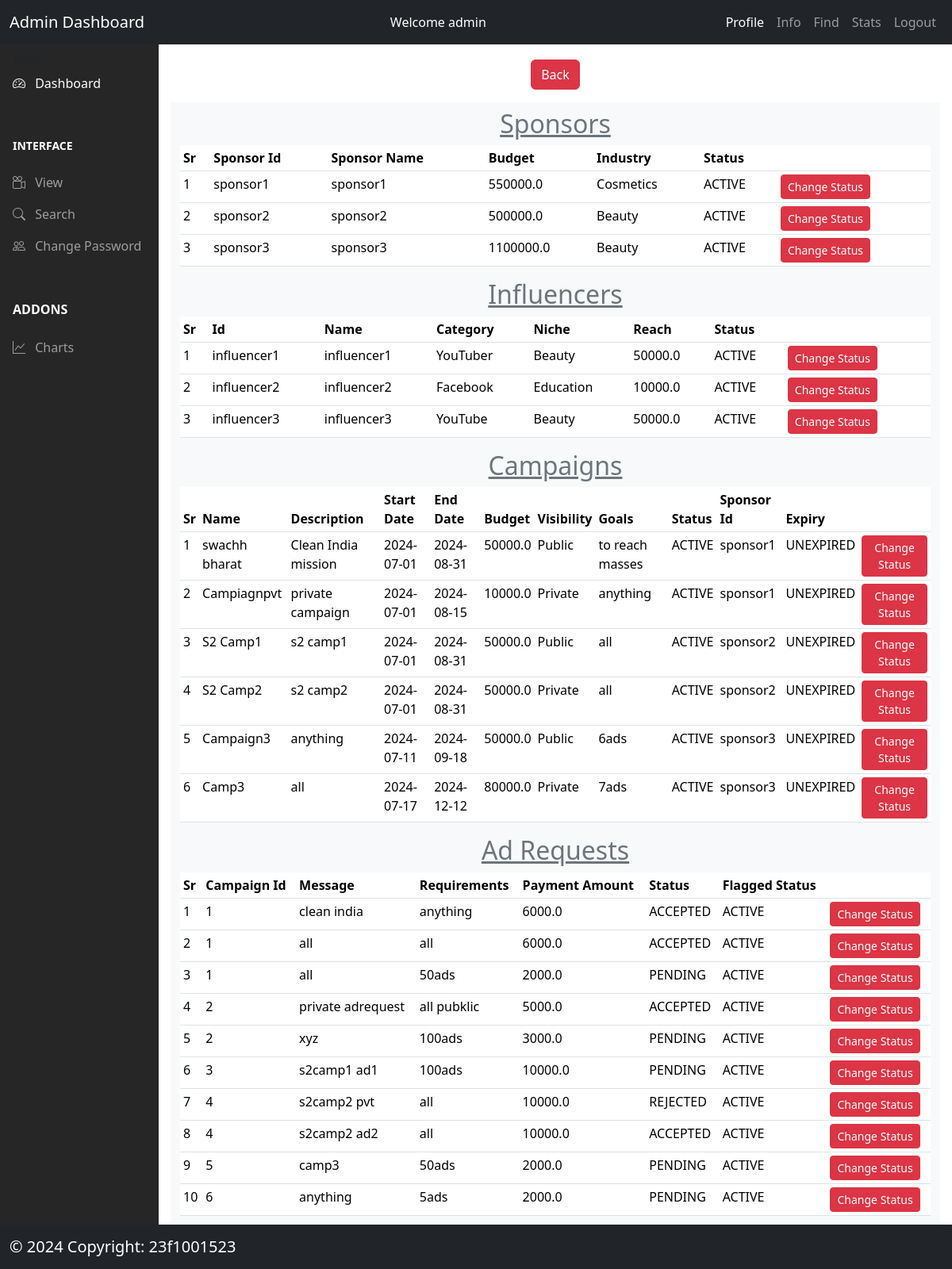
The page /admin/info (signed in) on the database as committed earlier.
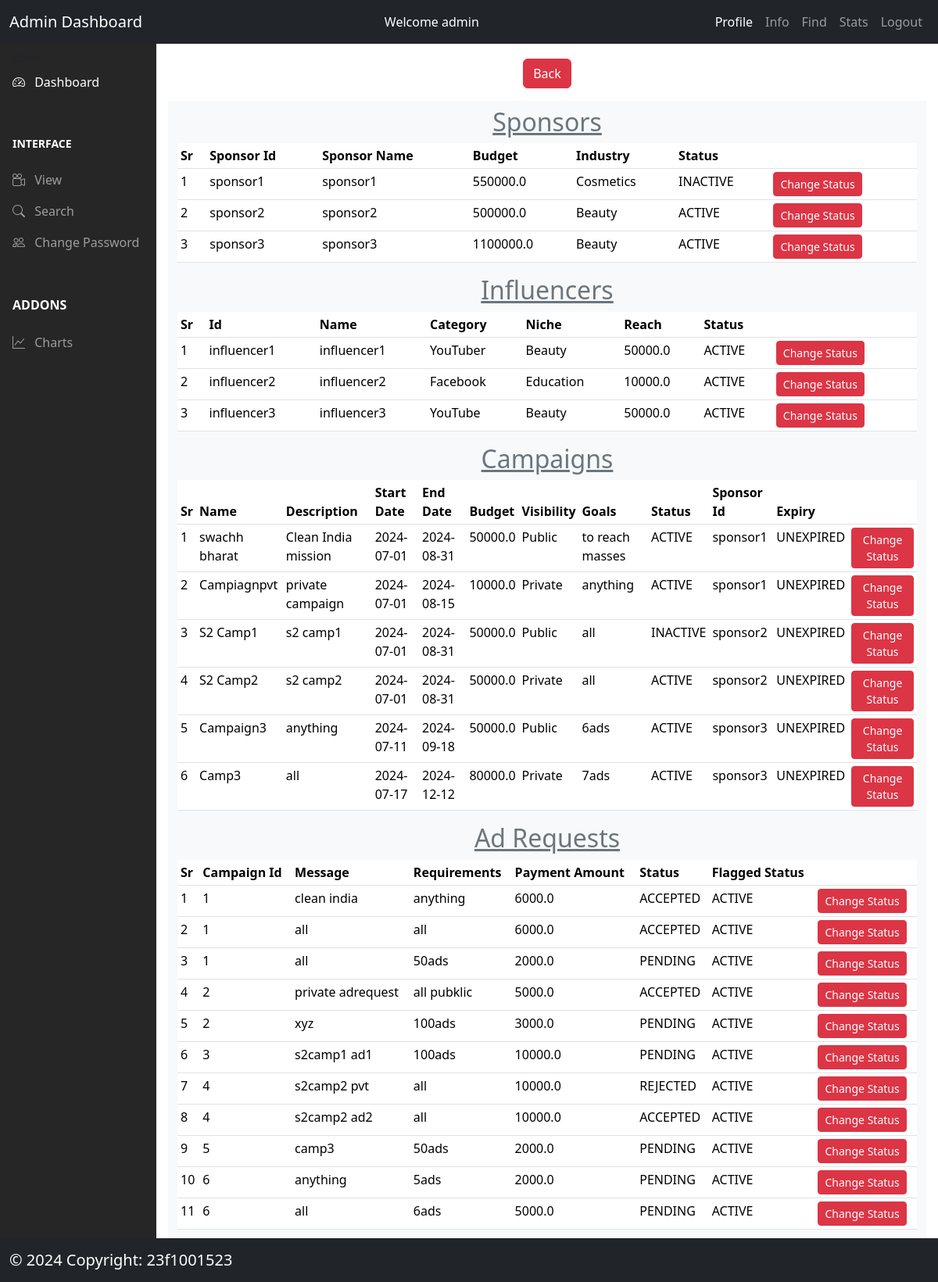
The same page on the database as committed later.
### models/model.py (models this page shows, shortened)
class Sponsor(db.Model):
  __tablename__ = "sponsors"
  id = db.Column(db.Integer, autoincrement=True, primary_key=True)
  sponsor_id = db.Column(db.String(200), nullable=False, unique=True)
  sponsor_name = db.Column(db.String(300), nullable=False)
  sponsor_password = db.Column(db.String(50), nullable=False)
  industry = db.Column(db.String(200), nullable=False)
  budget = db.Column(db.Float, nullable=False)
  status = db.Column(db.String(200), nullable=False)
  campaigns = db.relationship("Campaign", backref="sponsor", lazy=True)
  create_date = db.Column(db.DateTime, default=datetime.now(timezone.utc))

class Influencer(db.Model):
  __tablename__ = "influencers"
  id = db.Column(db.Integer, autoincrement=True, primary_key=True)
  influencer_id = db.Column(db.String(200), nullable=False, unique=True)
  influencer_name = db.Column(db.String(200), nullable=False)
  influencer_password = db.Column(db.String(50), nullable=False)
  category = db.Column(db.String(200), nullable=False)
  niche = db.Column(db.String(200), nullable=False)
  reach = db.Column(db.Float, nullable=False)
  status = db.Column(db.String(200), nullable=False)
  create_date = db.Column(db.DateTime, default=datetime.now(timezone.utc))
  adrequest = db.relationship("AdRequest", backref="influencer", lazy=True)
  negotiations = db.relationship('Negotiation',
                                 backref='incluencer',
                                 lazy=True)

class Campaign(db.Model):
  __tablename__ = 'campaigns'
  campaign_id = db.Column(db.Integer, autoincrement=True, primary_key=True)
  name = db.Column(db.String(200), nullable=False)
  description = db.Column(db.String(500), nullable=False)
  start_date = db.Column(db.String(200), nullable=False)
  end_date = db.Column(db.String(200), nullable=False)
  budget = db.Column(db.Float, nullable=False)
  visibility = db.Column(db.String(200), nullable=False)
  goals = db.Column(db.String(200), nullable=False)
  status = db.Column(db.String(200), nullable=False)  #active or inactive
  sponsor_id = db.Column(db.String(200),
                         db.ForeignKey("sponsors.sponsor_id"),
                         nullable=False)
  adrequests = db.relationship("AdRequest", backref="campaign", lazy=True)
  create_date = db.Column(db.DateTime, default=datetime.now(timezone.utc))
  expiry = db.Column(db.String(100), nullable=False)  # campaign expiry date

class AdRequest(db.Model):
  __tablename__ = 'adrequests'
  adrequest_id = db.Column(db.Integer, autoincrement=True, primary_key=True)
  message = db.Column(db.String(500), nullable=False)
  requirements = db.Column(db.String(500), nullable=False)
  payment_amount = db.Column(db.Float, nullable=False)
  status = db.Column(db.String(200),
                     nullable=False)  #PENDING/ACCEPTED/REJECTED
  flag_status = db.Column(db.String(50), nullable=False)  #active or inactive
  campaign_id = db.Column(db.String(200),
                          db.ForeignKey("campaigns.campaign_id"),
                          nullable=False)
  influencer_id = db.Column(db.String(200),
                            db.ForeignKey("influencers.influencer_id"))
  create_date = db.Column(db.DateTime, default=datetime.now(timezone.utc))
  negotiations = db.relationship('Negotiation', backref='adrequest', lazy=True)

### controllers/admin.py (the view)
@app.route('/admin/info')
@login_required
def admin_info():
  try:
    admin_id = session["user_id"]
    sponsors = Sponsor.query.order_by(Sponsor.sponsor_id).all()
    influencers = Influencer.query.order_by(Influencer.influencer_id).all()
    campaigns = Campaign.query.order_by(Campaign.campaign_id).all()
    adrequests = AdRequest.query.order_by(AdRequest.campaign_id).all()
    return render_template('/admin/admin_info.html',
                          admin_id=admin_id,
                          sponsors=sponsors,
                          influencers=influencers,
                          campaigns=campaigns,
                          adrequests=adrequests)
  except:
    flash(fatalerror)

### controllers/usermanager.py (called while the page is built)
def login_required(func):
  @wraps(func)
  def wrapper_admin(*args, **kwargs):
    if session.get('loggedin') is None or session['user_type'] != 'admin':
      flash('You need to login first')
      return redirect(url_for('login'))
    return func(*args, **kwargs)
  return wrapper_admin

### templates/admin/admin_info.html (shortened to what the changed rows need)
{% extends '/admin/admin_dashboard.html' %}
{% block content %}
<div class="container ">
<div class="row justify-content-center mt-3">
  <div class="col bg-light ">
  <div class="mt-2 ">
      {% if sponsors %}
       <h2 class='text-secondary text-center'><u>Sponsors</u></h2>
       <table class='table table-responsive table-sm'>
          <thead class='bg-dark text-white'>
           <th>Sr</th>
           <th>Sponsor Id</th>
           <th>Sponsor Name</th>
           <th>Budget</th>
           <th>Industry</th>
           <th>Status</th>
           <th></th>
          </thead>
         {% for sponsor in sponsors %}
         <tr>
           <td>{{loop.index}}</td>
           <td>{{ sponsor.sponsor_id }}</td>
         <td>{{ sponsor.sponsor_name }}</td>
           <td>{{ sponsor.budget }}</td>
           <td>{{ sponsor.industry }}</td>
           <td>{{ sponsor.status }}</td>
           <td><a href='/admin/sponsor/flag/{{sponsor.sponsor_id}}' class="btn btn-danger btn-sm">Change Status</a>
           </td>
         </tr>
         {% endfor %}
       </table>
       {% endif %}
  </div>
  <div>
    {% if influencers %}
       <h2 class='text-secondary text-center'><u>Influencers</u></h2>
       <table class='table table-responsive table-sm'>
         <thead class='bg-dark text-white'>
           <th>Sr</th>
           <th>Id</th>
           <th>Name</th>
           <th>Category</th>
           <th>Niche</th>
           <th>Reach</th>
           <th>Status</th>
           <th colspan=2></th>
         </thead>
         {% for influencer in influencers %}
         <tr>
           <td>{{loop.index}}</td>
           <td>{{ influencer.influencer_id }}</td>
         <td>{{ influencer.influencer_name }}</td>
           <td>{{ influencer.category }}</td>
           <td>{{ influencer.niche }}</td>
           <td>{{ influencer.reach }}</td>
           <td>{{influencer.status}}</td>
           <td><a  href='/admin/influencer/flag/{{influencer.influencer_id}}' class="btn btn-danger btn-sm">Change Status</a></td>
         </tr>
         {% endfor %}
       </table>
       {% endif %}
  </div>
  <div>
    {% if campaigns %}
     <h2 class='text-secondary text-center'><u>Campaigns</u></h2>
     <table class='table table-responsive table-sm'>
       <thead class='bg-dark text-white'>
       <tr>
         <th>Sr</th>
         <th>Name</th>
         <th>Description</th>
         <th>Start Date</th>
         <th>End Date</th>
         <th>Budget</th>
         <th>Visibility</th>
         <th>Goals</th>
         <th>Status</th>
         <th>Sponsor Id</th>
         <th>Expiry</th>
         <th></th>
       </tr>
       </thead>
       {% for campaign in campaigns %}
       <tr>
         <td>{{loop.index}}</td>
         <td>{{ campaign.name }}</td>
       <td>{{ campaign.description }}</td>
         <td>{{ campaign.start_date }}</td>
         <td>{{ campaign.end_date }}</td>
         <td>{{ campaign.budget }}</td>
         <td>{{campaign.visibility}}</td>
         <td>{{campaign.goals}}</td>
         <td>{{campaign.status}}</td>
         <td>{{campaign.sponsor_id}}</td>
         <td>{{campaign.expiry}}</td>
         <td>
           {% if campaign.status=="ACTIVE" or campaign.status=="INACTIVE" %}
           <a type="button" href='/admin/campaign/flag/{{campaign.campaign_id}}' class="btn btn-danger btn-sm">Change Status</a>
           {% else %}
           <h6 class="text-danger">Already Deleted</h6>
           {% endif %}
         </td>
       </tr>
       {% endfor %}
     </table>
     {% endif %}
  </div>
  <div>
    {% if adrequests %}
     <h2 class='text-secondary text-center'><u>Ad Requests</u></h2>
     <table class='table table-responsive table-sm'>
       <thead class='bg-dark text-white'>
         <th>Sr</th>
         <th>Campaign Id</th>
         <th>Message</th>
         <th>Requirements</th>
         <th>Payment Amount</th>
         <th>Status</th>
          <th>Flagged Status</th>
         <th></th>
       </thead>
       {% for adrequest in adrequests %}
       <tr>
         <td>{{loop.index}}</td>
         <td>{{ adrequest.campaign_id  }}</td>
       <td>{{ adrequest.message  }}</td>
         <td>{{ adrequest.requirements   }}</td>
         <td>{{ adrequest.payment_amount  }}</td>
         <td>{{ adrequest.status }}</td>
         <td>{{ adrequest.flag_status }}</td>
         <td><a  href='/admin/adrequest/flag/{{adrequest.adrequest_id}}' class="btn btn-danger btn-sm">Change Status</a></td>
       </tr>
       {% endfor %}
     </table>
     {% endif %}
  </div>
  </div>
  </div>
  </div>
{% endblock %}

Rows that differ between the two databases and show on the page:
changed Sponsor "sponsor1": status "ACTIVE" → "INACTIVE"
changed Campaign "S2 Camp1": status "ACTIVE" → "INACTIVE"
added AdRequest: campaign_id "6", message "all", requirements "6ads", payment_amount "5000.0", status "PENDING", flag_status "ACTIVE"
